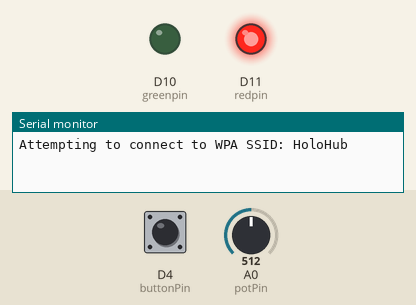
Simulated run of this sketch. Board: Arduino MKR. Parts: output pins drawn as LEDs (lit = HIGH), the last lines printed to the serial monitor. The test bench sets the inputs (shaded band); at power-on: D4 (buttonPin) HIGH, A0 (potPin) = 512. WiFi joins after 1.5 s; servers stay silent unless stated; no MQTT or app messages arrive unless stated.

Above: at 0.1 s.
At 1.6 s:
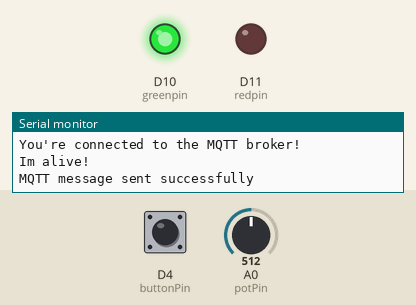
Timing chart, 0 to 3.1 s (numbered marks = the images above):
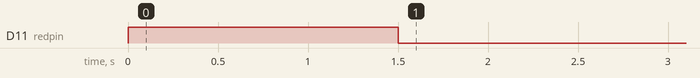

The sketch:

analog_interactions_mqtt.ino
```cpp
#include <ArduinoMqttClient.h>
#include <WiFiNINA.h>
#include <ArduinoJson.h>
#include "wifi_secrets.h"
#include "broker_conf.h"
#include "client_conf.h"

///////please enter your sensitive data in the Secret tab/arduino_secrets.h
char ssid[] = SECRET_SSID;  // your network SSID (name)
char pass[] = SECRET_PASS;  // your network password (use for WPA, or use as key for WEP)

WiFiClient wifiClient;
MqttClient mqttClient(wifiClient);

// MQTT Broker Setup
const char broker[] = BROKER_URL;
int port = BROKER_PORT;
const char topic[] = BROKER_TOPIC;

// LED Setup
int redpin = 11;
int greenpin = 10;

// Button Setup
const int buttonPin = 4;  // the number of the pushbutton pin
bool doButtonTask = false;

// Potenzimeter Setup
const int potPin = A0;
int oldPotValue;
const int hysteresisThreshold = 25;

// JSON buffer size
const size_t bufferSize = JSON_OBJECT_SIZE(3);

// Create a JSON buffer
StaticJsonDocument<bufferSize> jsonDocument;
JsonObject jsonObject = jsonDocument.to<JsonObject>();

void setup() {
  Serial.begin(115200);
  while (!Serial) {
    ;  // wait for serial port to connect. Needed for native USB port only
  }

  setup_wifi();
  setup_mqtt();
  setup_button();
  pinMode(redpin, OUTPUT);
	pinMode(greenpin, OUTPUT);
}

void loop() {
  do_poti_function();
  do_button_function();
}

void setup_wifi() {
  // attempt to connect to WiFi network:
  Serial.print("Attempting to connect to WPA SSID: ");
  Serial.println(ssid);
  analogWrite(redpin, 255);
	analogWrite(greenpin, 0);
  while (WiFi.begin(ssid, pass) != WL_CONNECTED) {
    // failed, retry
    Serial.print(".");
    delay(2500);
  }
  analogWrite(redpin, 0);
	analogWrite(greenpin, 255);
  Serial.println("You're connected to the network");
}

void setup_mqtt() {

  // You can provide a unique client ID, if not set the library uses Arduino-millis()
  // Each client must have a unique client ID
  mqttClient.setId(CLIENT_ID);

  // You can provide a username and password for authentication
  // mqttClient.setUsernamePassword(CLIENT_USERNAME, CLIENT_PASSWORD);

  Serial.print("Attempting to connect to the MQTT broker: ");
  Serial.println(broker);

  while (!mqttClient.connect(broker, port)) {
    Serial.print("MQTT connection failed! Error code = ");
    Serial.println(mqttClient.connectError());
    delay(2000);
  }

  Serial.println("You're connected to the MQTT broker!");
}

void setup_button() {
  pinMode(buttonPin, INPUT);
  attachInterrupt(digitalPinToInterrupt(buttonPin), doButtonInterrupt, FALLING);
}

void doButtonInterrupt() {
  doButtonTask = true;
}

void do_button_function() {
  if (doButtonTask) {
    send_mqtt_message(1, "");
    doButtonTask = false;
  }
}

void do_poti_function() {
  int sensorValue = analogRead(potPin);
  // print out the value you read:
  if (abs(sensorValue - oldPotValue) > hysteresisThreshold) {
    oldPotValue = sensorValue;  // save the changed value
    send_mqtt_message(2, String(sensorValue));
  }
}

void send_mqtt_message(int id, String data) {
  Serial.println("Im alive!");
  jsonObject["id"] = id;
  jsonObject["timestamp"] = millis();
  jsonObject["data"] = data.c_str();

  // Convert JSON to a string
  String jsonString;
  serializeJson(jsonDocument, jsonString);

  checkConnection();

  if (mqttClient.connected()) {
    if (mqttClient.beginMessage(topic)) {
      mqttClient.print(jsonString.c_str());
      if (mqttClient.endMessage()) {
        Serial.println("MQTT message sent successfully");
      } else {
        Serial.print("Error in MQTT endMessage: ");
        Serial.println(mqttClient.connectError());
      }
    } else {
      Serial.print("Error in MQTT beginMessage: ");
      Serial.println(mqttClient.connectError());
    }
  } else {
    Serial.println("error");
    checkConnection();
    send_mqtt_message(id, data);
  }
}

void checkConnection() {
  if (WiFi.status() != WL_CONNECTED) {
    setup_wifi();
  }
  if (!mqttClient.connected()) {
    setup_mqtt();
  }
}
```

broker_conf.h
```cpp
#define BROKER_URL "10.42.0.1"
#define BROKER_PORT 1883
#define BROKER_TOPIC "arduino/data"
```

client_conf.h
```cpp
#define CLIENT_ID "Arduino_Analog"
```

wifi_secrets.h
```cpp
#define SECRET_SSID "HoloHub"
#define SECRET_PASS "b7ws2324"
```
